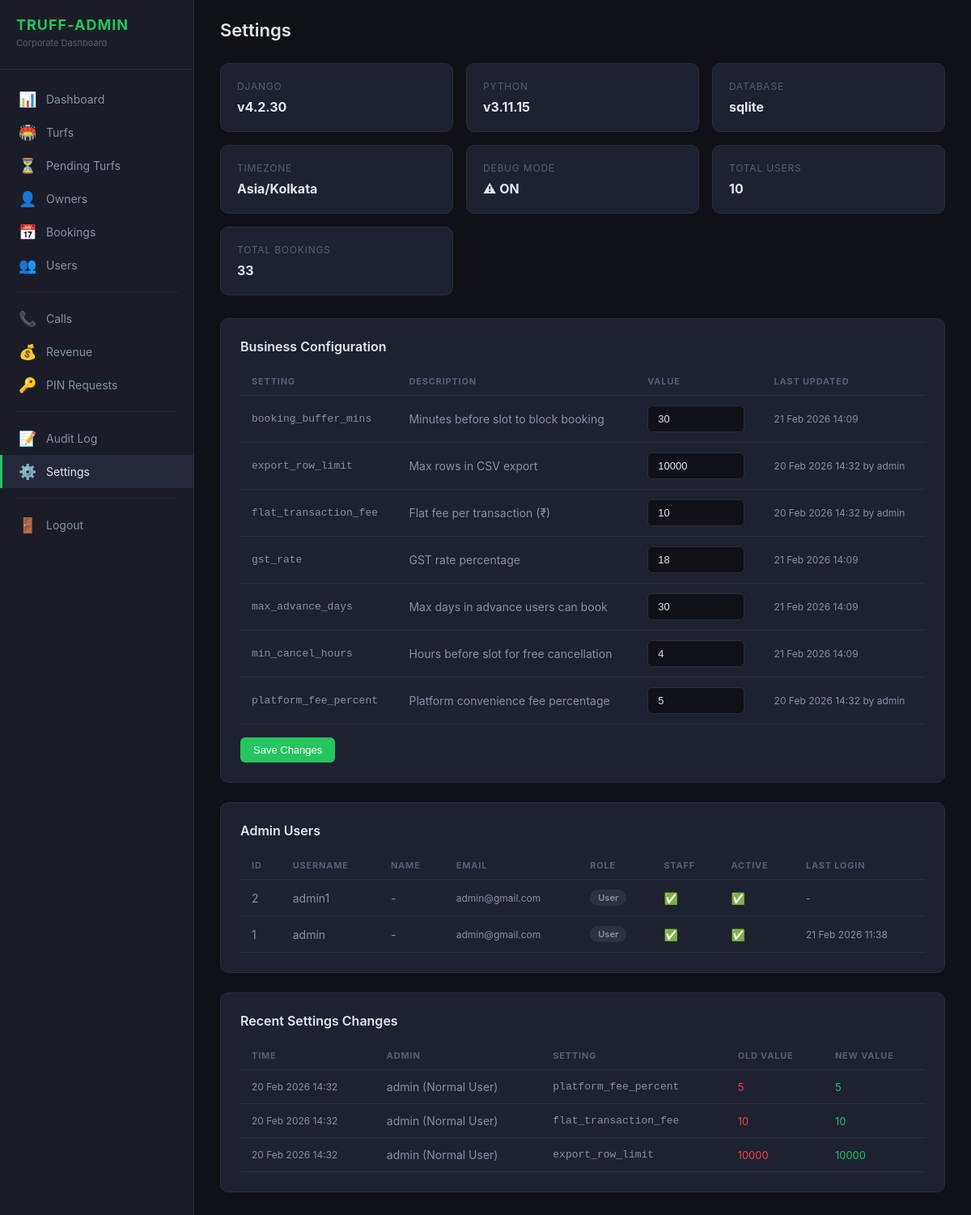
Page /truff-admin/settings/ (signed in) on the committed database.
### truff_admin_panel/models.py (models this page shows, shortened)
class AdminConfig(models.Model):
    key = models.CharField(max_length=100, unique=True)
    value = models.TextField(default='')
    description = models.CharField(max_length=255, blank=True, default='')
    updated_by = models.ForeignKey(
        settings.AUTH_USER_MODEL,
        on_delete=models.SET_NULL,
        null=True, blank=True,
    )
    updated_at = models.DateTimeField(auto_now=True)
    class Meta:
        verbose_name = 'Admin Config'
        verbose_name_plural = 'Admin Configs'

class AdminAuditLog(models.Model):
    actor = models.ForeignKey(
        settings.AUTH_USER_MODEL,
        on_delete=models.SET_NULL,
        null=True, blank=True,
        related_name='truff_audit_logs',
    )
    actor_name = models.CharField(max_length=150, blank=True, default='')
    action = models.CharField(max_length=100, db_index=True)
    target_model = models.CharField(max_length=100, db_index=True)
    target_id = models.IntegerField(default=0, db_index=True)
    details = models.JSONField(default=dict, blank=True)
    ip_address = models.GenericIPAddressField(null=True, blank=True)
    created_at = models.DateTimeField(auto_now_add=True, db_index=True)
    class Meta:
        ordering = ['-created_at']
        verbose_name = 'Admin Audit Log'
        verbose_name_plural = 'Admin Audit Logs'
        indexes = [
            models.Index(fields=['action', 'created_at']),
            models.Index(fields=['target_model', 'target_id']),
        ]

### users/models.py (models this page shows, shortened)
class CustomUser(AbstractUser):
    class UserRole(models.TextChoices):
        USER = 'user', 'Normal User'
        TURF_OWNER = 'turf_owner', 'Turf Owner'
        PLATFORM_ADMIN = 'admin', 'Platform Admin'
    phone_number = models.CharField(max_length=15, blank=True, null=True)
    role = models.CharField(max_length=20, choices=UserRole.choices, default=UserRole.USER)
    profile_picture = models.ImageField(upload_to='profile_pictures/', blank=True, null=True)
    bio = models.TextField(blank=True, null=True)
    is_verified = models.BooleanField(default=False)
    is_phone_verified = models.BooleanField(default=False)
    referral_code = models.CharField(max_length=10, unique=True, null=True, blank=True)
    referred_by = models.ForeignKey(
        'self', null=True, blank=True, on_delete=models.SET_NULL, related_name='referrals'
    )
    referral_click_count = models.IntegerField(default=0)
    referral_install_count = models.IntegerField(default=0)
    referral_cashback_earned = models.DecimalField(max_digits=10, decimal_places=2, default=0)
    total_referrals = models.IntegerField(default=0)
    qualified_referrals = models.IntegerField(default=0)
    wallet_balance = models.DecimalField(max_digits=10, decimal_places=2, default=0)
    referred_by_owner = models.ForeignKey(
        'TurfOwner', null=True, blank=True, on_delete=models.SET_NULL,
        related_name='referred_users',
    )
    total_bookings = models.PositiveIntegerField(default=0)
    total_credits = models.PositiveIntegerField(default=0)
    used_credits = models.PositiveIntegerField(default=0)
    first_booking_completed = models.BooleanField(default=False)
    created_at = models.DateTimeField(auto_now_add=True)
    updated_at = models.DateTimeField(auto_now=True)
    class Meta:
        ordering = ['-created_at']

### truff_admin_panel/views.py (the view, shortened to what this page needs)
# urls.py: path('settings/', views.SettingsView.as_view(), name='settings'),
class SettingsView(TruffAdminRequiredMixin, View):
    def get(self, request):
        import django
        from django.db import connection
        defaults = {
            'platform_fee_percent': ('5', 'Platform convenience fee percentage'),
            'flat_transaction_fee': ('10', 'Flat fee per transaction (INR)'),
            'export_row_limit': ('10000', 'Max rows in CSV export'),
            'gst_rate': ('18', 'GST rate percentage'),
            'booking_buffer_mins': ('30', 'Minutes before slot to block booking'),
            'max_advance_days': ('30', 'Max days in advance users can book'),
            'min_cancel_hours': ('4', 'Hours before slot for free cancellation'),
        }
        for key, (val, desc) in defaults.items():
            AdminConfig.objects.get_or_create(
                key=key,
                defaults={'value': val, 'description': desc},
            )
        configs = AdminConfig.objects.all().order_by('key')
        admin_users = User.objects.filter(
            Q(is_staff=True) | Q(groups__name='Truff Admin')
        ).distinct().select_related().prefetch_related('groups')
        recent_changes = AdminAuditLog.objects.filter(
            action='config_updated',
        ).order_by('-created_at')[:10]
        sys_info = {
            'django_version': django.get_version(),
            'python_version': f'{__import__("sys").version_info.major}.{__import__("sys").version_info.minor}.{__import__("sys").version_info.micro}',
            'db_engine': connection.vendor,
            'timezone': str(__import__("django.conf", fromlist=["settings"]).settings.TIME_ZONE),
            'debug': __import__("django.conf", fromlist=["settings"]).settings.DEBUG,
            'total_users': User.objects.count(),
            'total_bookings': Booking.objects.count(),
        }
        return render(request, 'truff_admin/settings.html', {
            'configs': configs,
            'admin_users': admin_users,
            'recent_changes': recent_changes,
            'sys_info': sys_info,
        })

### truff_admin_panel/context_processors.py (called while the page is built)
def pending_turf_count(request):
    if not request.user.is_authenticated:
        return {}
    if not (request.user.is_staff or request.user.groups.filter(name='Truff Admin').exists()):
        return {}
    try:
        return {'pending_turf_count': Turf.objects.filter(status=TurfStatus.PENDING).count()}
    except Exception:
        return {'pending_turf_count': 0}

### truff_admin_panel/mixins.py (called while the page is built)
    def test_func(self):
        user = self.request.user
        if not user.is_authenticated:
            return False
        return user.is_staff or user.groups.filter(name='Truff Admin').exists()

### truff_admin_panel/templates/truff_admin/settings.html (shortened to what this page needs)
{% extends "truff_admin/base.html" %}
{% load truff_tags %}
{% block content %}
<div class="topbar">
    <h1>Settings</h1>
</div>
<div class="kpi-grid">
    <div class="kpi-card">
        <div class="kpi-label">Django</div>
        <div class="kpi-value" style="font-size:16px;">v{{ sys_info.django_version }}</div>
    </div>
    <div class="kpi-card">
        <div class="kpi-label">Python</div>
        <div class="kpi-value" style="font-size:16px;">v{{ sys_info.python_version }}</div>
    </div>
    <div class="kpi-card">
        <div class="kpi-label">Database</div>
        <div class="kpi-value" style="font-size:16px;">{{ sys_info.db_engine }}</div>
    </div>
    <div class="kpi-card">
        <div class="kpi-label">Timezone</div>
        <div class="kpi-value" style="font-size:16px;">{{ sys_info.timezone }}</div>
    </div>
    <div class="kpi-card">
        <div class="kpi-label">Debug Mode</div>
        <div class="kpi-value" style="font-size:16px;">{% if sys_info.debug  %}&#9888; ON{% else %}&#10004; OFF{% endif %}</div>
    </div>
    <div class="kpi-card">
        <div class="kpi-label">Total Users</div>
        <div class="kpi-value" style="font-size:16px;">{{ sys_info.total_users }}</div>
    </div>
    <div class="kpi-card">
        <div class="kpi-label">Total Bookings</div>
        <div class="kpi-value" style="font-size:16px;">{{ sys_info.total_bookings }}</div>
    </div>
</div>
<div class="panel">
    <div class="panel-title">Business Configuration</div>
    <form method="post">
        <table class="data-table">
            <thead>
                <tr>
                    <th>Setting</th>
                    <th>Description</th>
                    <th>Value</th>
                    <th>Last Updated</th>
                </tr>
            </thead>
            <tbody>
                {% for c in configs %}
                <tr>
                    <td style="font-family:monospace;font-size:13px;">{{ c.key }}</td>
                    <td>{{ c.description|default:"-" }}</td>
                    <td>
                        <input type="text" name="config_{{ c.key }}" value="{{ c.value }}" class="form-input"
                            style="width:120px;">
                    </td>
                    <td style="color:#8b8fa3;font-size:12px;">
                        {{ c.updated_at|date:"d M Y H:i" }}
                        {% if c.updated_by  %} by {{ c.updated_by.username }}{% endif %}
                    </td>
                </tr>
                {% endfor %}
            </tbody>
        </table>
        <div style="margin-top:16px;">
            <button type="submit" class="btn btn-primary">Save Changes</button>
        </div>
    </form>
</div>
<div class="panel">
    <div class="panel-title">Admin Users</div>
    <table class="data-table">
        <thead>
            <tr>
                <th>ID</th>
                <th>Username</th>
                <th>Name</th>
                <th>Email</th>
                <th>Role</th>
                <th>Staff</th>
                <th>Active</th>
                <th>Last Login</th>
            </tr>
        </thead>
        <tbody>
            {% for u in admin_users %}
            <tr>
                <td>{{ u.id }}</td>
                <td>{{ u.username }}</td>
                <td>{{ u.get_full_name|default:"-" }}</td>
                <td style="font-size:12px;">{{ u.email|default:"-" }}</td>
                <td><span class="badge badge-secondary">{{ u.role|default:"admin" }}</span></td>
                <td>{% if u.is_staff  %}&#9989;{% else %}&#10060;{% endif %}</td>
                <td>{% if u.is_active  %}&#9989;{% else %}&#10060;{% endif %}</td>
                <td style="font-size:12px;color:#8b8fa3;">{{ u.last_login|date:"d M Y H:i"|default:"-" }}</td>
            </tr>
            {% empty %}
            <tr>
                <td colspan="8" style="text-align:center;color:#8b8fa3;">No admin users</td>
            </tr>
            {% endfor %}
        </tbody>
    </table>
</div>
{% if recent_changes  %}
<div class="panel">
    <div class="panel-title">Recent Settings Changes</div>
    <table class="data-table">
        <thead>
            <tr>
                <th>Time</th>
                <th>Admin</th>
                <th>Setting</th>
                <th>Old Value</th>
                <th>New Value</th>
            </tr>
        </thead>
        <tbody>
            {% for log in recent_changes %}
            <tr>
                <td style="white-space:nowrap;font-size:12px;">{{ log.created_at|date:"d M Y H:i" }}</td>
                <td>{{ log.actor_name }}</td>
                <td style="font-family:monospace;font-size:13px;">{{ log.details.key|default:"-" }}</td>
                <td style="color:#ef4444;font-size:13px;">{{ log.details.old_value|default:"-" }}</td>
                <td style="color:#22c55e;font-size:13px;">{{ log.details.new_value|default:"-" }}</td>
            </tr>
            {% endfor %}
        </tbody>
    </table>
</div>
{% endif %}
{% endblock %}

### truff_admin_panel/static/truff_admin/css/style.css (style rules this page uses)
:root { --bg-primary: #0f1117; --bg-secondary: #1a1d27; --bg-card: #1e2130; --bg-hover: #252839; --border: #2a2d3a; --text-primary: #e4e6ec; --text-secondary: #8b8fa3; --text-muted: #5a5e73; --accent: #22c55e; --accent-hover: #16a34a; --accent-light: rgba(34, 197, 94, 0.12); --danger: #ef4444; --warning: #f59e0b; --info: #3b82f6; }
* { margin: 0; padding: 0; box-sizing: border-box; }
body { font-family: -apple-system, BlinkMacSystemFont, 'Segoe UI', Roboto, sans-serif; background: var(--bg-primary); color: var(--text-primary); min-height: 100vh; }
.topbar { display: flex; justify-content: space-between; align-items: center; margin-bottom: 28px; }
.topbar h1 { font-size: 22px; font-weight: 600; }
.kpi-grid { display: grid; grid-template-columns: repeat(auto-fill, minmax(220px, 1fr)); gap: 16px; margin-bottom: 28px; }
.kpi-card { background: var(--bg-card); border: 1px solid var(--border); border-radius: 10px; padding: 20px; transition: transform 0.15s; }
.kpi-label { font-size: 12px; color: var(--text-muted); text-transform: uppercase; letter-spacing: 0.8px; margin-bottom: 8px; }
.kpi-value { font-size: 26px; font-weight: 700; color: var(--text-primary); }
.panel { background: var(--bg-card); border: 1px solid var(--border); border-radius: 10px; padding: 24px; margin-bottom: 24px; }
.panel-title { font-size: 16px; font-weight: 600; margin-bottom: 16px; display: flex; justify-content: space-between; align-items: center; }
.data-table { width: 100%; border-collapse: collapse; }
.data-table th { text-align: left; padding: 10px 14px; font-size: 11px; text-transform: uppercase; letter-spacing: 0.8px; color: var(--text-muted); border-bottom: 1px solid var(--border); }
.data-table td { padding: 12px 14px; font-size: 14px; border-bottom: 1px solid var(--border); color: var(--text-secondary); }
.badge { display: inline-block; padding: 3px 10px; border-radius: 12px; font-size: 11px; font-weight: 600; text-transform: capitalize; }
.badge-secondary { background: rgba(139,143,163,0.15); color: #8b8fa3; }
.btn { display: inline-flex; align-items: center; gap: 6px; padding: 8px 16px; border: none; border-radius: 6px; font-size: 13px; font-weight: 500; cursor: pointer; transition: all 0.15s; }
.btn-primary { background: var(--accent); color: #fff; }
.form-input, .form-select { background: var(--bg-primary); border: 1px solid var(--border); color: var(--text-primary); padding: 8px 12px; border-radius: 6px; font-size: 13px; outline: none; }
.form-input::placeholder { color: var(--text-muted); }

### rows in the picture
AdminConfig: key "booking_buffer_mins", description "Minutes before slot to block booking", value "30", updated_at "21 Feb 2026 14:09"
AdminConfig: key "export_row_limit", description "Max rows in CSV export", value "10000", updated_at "20 Feb 2026 14:32", updated_by.username "admin"
AdminConfig: key "flat_transaction_fee", description "Flat fee per transaction (₹)", value "10", updated_at "20 Feb 2026 14:32", updated_by.username "admin"
AdminConfig: key "gst_rate", description "GST rate percentage", value "18", updated_at "21 Feb 2026 14:09"
AdminConfig: key "max_advance_days", description "Max days in advance users can book", value "30", updated_at "21 Feb 2026 14:09"
AdminConfig: key "min_cancel_hours", description "Hours before slot for free cancellation", value "4", updated_at "21 Feb 2026 14:09"
AdminConfig: key "platform_fee_percent", description "Platform convenience fee percentage", value "5", updated_at "20 Feb 2026 14:32", updated_by.username "admin"
CustomUser: id "2", username "admin1", get_full_name "-", email "admin@gmail.com", role "User", last_login "-"
CustomUser: id "1", username "admin", get_full_name "-", email "admin@gmail.com", role "User", last_login "21 Feb 2026 11:38"
AdminAuditLog: created_at "20 Feb 2026 14:32", actor_name "admin (Normal User)", details.key "platform_fee_percent", details.old_value "5", details.new_value "5"
AdminAuditLog: created_at "20 Feb 2026 14:32", actor_name "admin (Normal User)", details.key "flat_transaction_fee", details.old_value "10", details.new_value "10"
AdminAuditLog: created_at "20 Feb 2026 14:32", actor_name "admin (Normal User)", details.key "export_row_limit", details.old_value "10000", details.new_value "10000"

### other values in the picture
{{ sys_info.django_version }} "4.2.30"
{{ sys_info.python_version }} "3.11.15"
{{ sys_info.db_engine }} "sqlite"
{{ sys_info.timezone }} "Asia/Kolkata"
{{ sys_info.total_users }} "10"
{{ sys_info.total_bookings }} "33"
